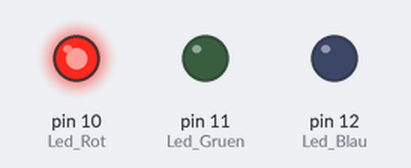
Recording of a sketch running on a simulated Arduino Uno, built with avr-gcc and run on an emulated ATmega328P. Shown: output pins drawn as LEDs (lit = HIGH).

Above: at 1.5 s.
At 4.5 s:
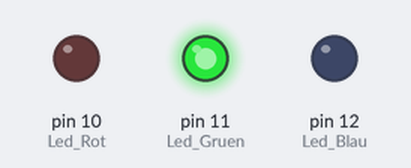
At 7.5 s:
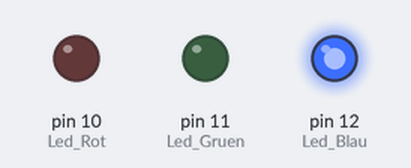
Timing chart, 0 to 11.7 s (numbered marks = the images above):
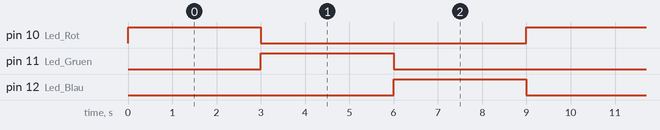

Measured:
- by itself, pin 10 (Led_Rot), pin 11 (Led_Gruen), pin 12 (Led_Blau): alternates HIGH for 3.0 s and LOW for 6.0 s
- by itself, everything shown: repeats every 9.0 s, in 3 steps

The sketch:

KY016-Arduino-ON-OFF.ino
```cpp
int Led_Rot = 10;
int Led_Gruen = 11;
int Led_Blau = 12;

void setup ()
{
  // Initialisierung Ausgangspins für die LEDs
  pinMode (Led_Rot, OUTPUT);
  pinMode (Led_Gruen, OUTPUT);
  pinMode (Led_Blau, OUTPUT);
}

void loop () //Hauptprogrammschleife
{
  digitalWrite (Led_Rot, HIGH); // LED wird eingeschaltet
  digitalWrite (Led_Gruen, LOW); // LED wird eingeschaltet
  digitalWrite (Led_Blau, LOW); // LED wird eingeschaltet
  delay (3000); // Wartemodus für 3 Sekunden

  digitalWrite (Led_Rot, LOW); // LED wird eingeschaltet
  digitalWrite (Led_Gruen, HIGH); // LED wird eingeschaltet
  digitalWrite (Led_Blau, LOW); // LED wird eingeschaltet
  delay (3000); // Wartemodus für weitere drei Sekunden in denen die LEDs dann umgeschaltet werden

  digitalWrite (Led_Rot, LOW); // LED wird eingeschaltet
  digitalWrite (Led_Gruen, LOW); // LED wird eingeschaltet
  digitalWrite (Led_Blau, HIGH); // LED wird eingeschaltet
  delay (3000); // Wartemodus für weitere drei Sekunden in denen die LEDs dann umgeschaltet werden
}
```
